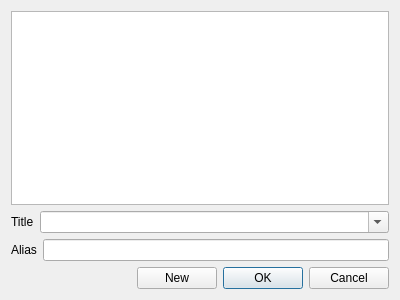
<?xml version="1.0" encoding="UTF-8"?>
<ui version="4.0">
 <class>SmartTitleManager</class>
 <widget class="QDialog" name="SmartTitleManager">
  <property name="geometry">
   <rect>
    <x>0</x>
    <y>0</y>
    <width>400</width>
    <height>300</height>
   </rect>
  </property>
  <property name="windowTitle">
   <string>Anime Recognition Rules</string>
  </property>
  <layout class="QVBoxLayout" name="verticalLayout">
   <item>
    <widget class="QListWidget" name="listWidget">
     <property name="editTriggers">
      <set>QAbstractItemView::NoEditTriggers</set>
     </property>
    </widget>
   </item>
   <item>
    <layout class="QHBoxLayout" name="horizontalLayout">
     <item>
      <widget class="QLabel" name="label">
       <property name="text">
        <string>Title</string>
       </property>
      </widget>
     </item>
     <item>
      <widget class="QComboBox" name="comboBox">
       <property name="sizePolicy">
        <sizepolicy hsizetype="Expanding" vsizetype="Fixed">
         <horstretch>0</horstretch>
         <verstretch>0</verstretch>
        </sizepolicy>
       </property>
       <property name="editable">
        <bool>true</bool>
       </property>
      </widget>
     </item>
    </layout>
   </item>
   <item>
    <layout class="QHBoxLayout" name="horizontalLayout_2">
     <item>
      <widget class="QLabel" name="label_2">
       <property name="text">
        <string>Alias</string>
       </property>
      </widget>
     </item>
     <item>
      <widget class="QLineEdit" name="lineEdit"/>
     </item>
    </layout>
   </item>
   <item>
    <layout class="QHBoxLayout" name="horizontalLayout_3">
     <item>
      <spacer name="horizontalSpacer">
       <property name="orientation">
        <enum>Qt::Horizontal</enum>
       </property>
       <property name="sizeHint" stdset="0">
        <size>
         <width>40</width>
         <height>20</height>
        </size>
       </property>
      </spacer>
     </item>
     <item>
      <widget class="QPushButton" name="newTitle">
       <property name="text">
        <string>New</string>
       </property>
      </widget>
     </item>
     <item>
      <widget class="QDialogButtonBox" name="buttonBox">
       <property name="orientation">
        <enum>Qt::Horizontal</enum>
       </property>
       <property name="standardButtons">
        <set>QDialogButtonBox::Cancel|QDialogButtonBox::Ok</set>
       </property>
      </widget>
     </item>
    </layout>
   </item>
  </layout>
 </widget>
 <resources/>
 <connections>
  <connection>
   <sender>buttonBox</sender>
   <signal>accepted()</signal>
   <receiver>SmartTitleManager</receiver>
   <slot>accept()</slot>
   <hints>
    <hint type="sourcelabel">
     <x>248</x>
     <y>254</y>
    </hint>
    <hint type="destinationlabel">
     <x>157</x>
     <y>274</y>
    </hint>
   </hints>
  </connection>
  <connection>
   <sender>buttonBox</sender>
   <signal>rejected()</signal>
   <receiver>SmartTitleManager</receiver>
   <slot>reject()</slot>
   <hints>
    <hint type="sourcelabel">
     <x>316</x>
     <y>260</y>
    </hint>
    <hint type="destinationlabel">
     <x>286</x>
     <y>274</y>
    </hint>
   </hints>
  </connection>
 </connections>
</ui>
